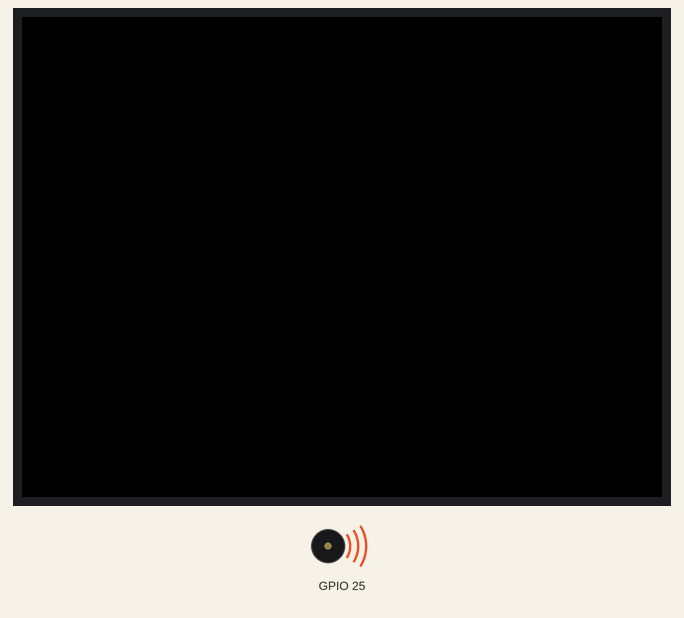
Bench run of a sketch on a simulated ESP32. On the bench: 320×240 colour display, buzzer (waves = sounding).

Above: at 0.2 s.
At 1.2 s:
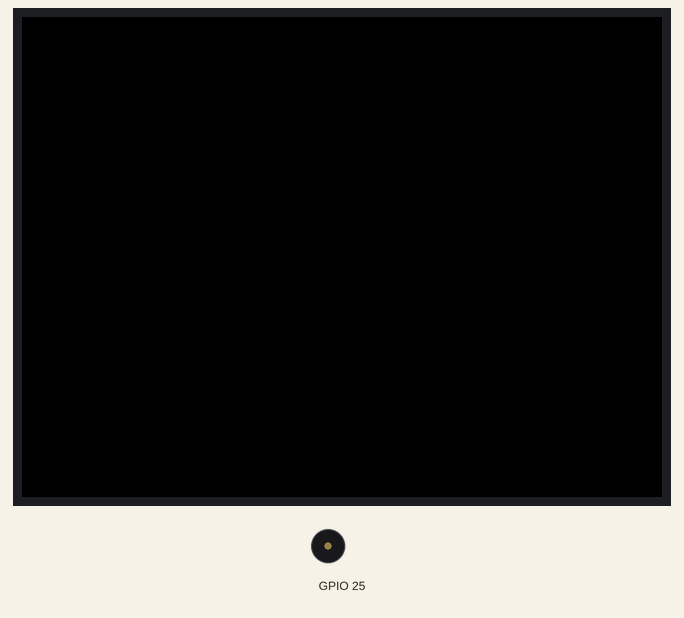
Timing chart, 0 to 2.7 s (numbered marks = the images above):
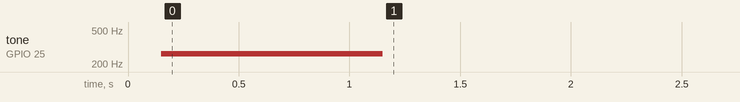

The sketch:

short_melody.ino
```cpp
#include <M5Stack.h>
void setup(){
  M5.begin();
  M5.Speaker.tone(262);
  delay(1000);
  M5.Speaker.mute();
}
```

Measured:
- by itself, tone on GPIO 25: silent → 262 Hz at 0.15 s, → silent 1.0 s later
